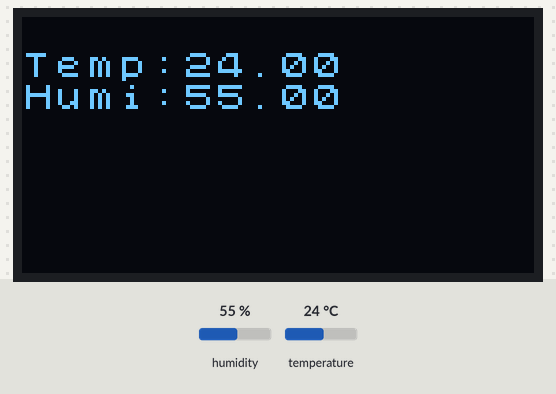
Recording of a sketch running on a simulated ESP32. On the bench: 128×64 one-colour display. The inputs (shaded band) are chosen by the test bench; at power-on: humidity 55 %, temperature 24 °C. What the sketch prints to the serial monitor is not drawn.

Above: at 2.2 s.
2.3 s: humidity set to 22 %
At 3.7 s:
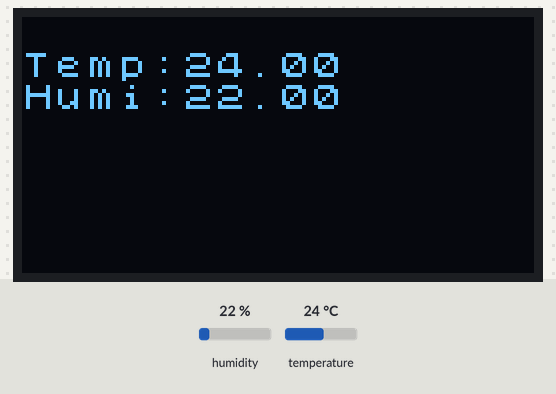
6.4 s: temperature set to 12 °C
At 7.9 s:
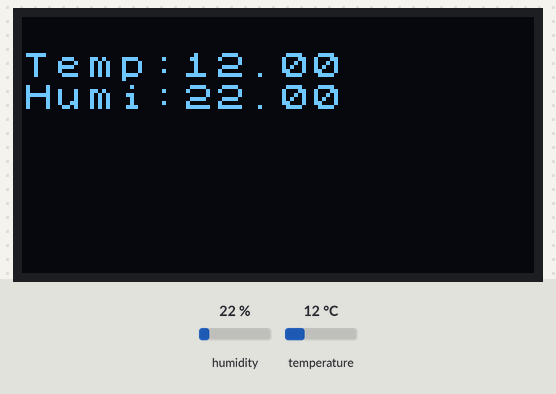
9.9 s: humidity set to 40 %
At 11.0 s:
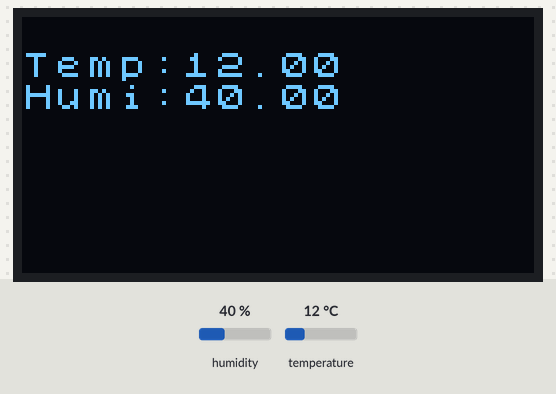
13.0 s: temperature set to 19 °C
Timing chart, 0 to 16.0 s (numbered marks = the images above; inputs shaded):
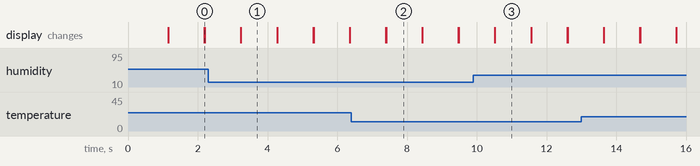

Measured:
- after the input at 2.3 s, the display: first differs from a run without the input after 0.94 s (image 1)
- after the input at 6.4 s, the display: first differs from a run without the input after 1.0 s (image 2)
- after the input at 9.9 s, the display: first differs from a run without the input after 0.62 s (image 3)
- what the display in image 1 shows lasts 1.1 s, from 3.2 s to 4.3 s

The sketch:

esp32.HT.freeRTOS.12.wifi.181111.ino
```cpp
// esp32.HT.freeRTOS.12
#include <WiFi.h>
#include "ThingSpeak.h"
#include <U8x8lib.h>
#include <Wire.h>
#include <SHT21.h>
SHT21 sht;

U8X8_SSD1306_128X64_NONAME_SW_I2C u8x8(15, 4, 16); // data, clock, reset

char ssid[] = "YotaPhoneAP";          //  your network SSID (name)
char pass[] = "tonbridge";   // your network passw
WiFiClient  client;

QueueHandle_t queue;
int queueSize = 128;
static int taskCore = 1;  // or 0

void sensorTask( void * pvParameters ){
    String taskMessage = "Task running on core ";
    taskMessage = taskMessage + xPortGetCoreID();
    float t,h;
    while(true){
        Serial.println(taskMessage);
        t=sht.getTemperature();
        h=sht.getHumidity();
         xQueueSend(queue, &t, portMAX_DELAY);
         xQueueSend(queue, &h, portMAX_DELAY);
        delay(1000);
    }
}

void setup() {
  Serial.begin(9600);
  Wire.begin();
  u8x8.begin();  // initialize OLED
  u8x8.setFont(u8x8_font_chroma48medium8_r);
  delay(1000);
    queue = xQueueCreate( queueSize, sizeof( int ) );
  Serial.print("Starting to create task on core ");
  Serial.println(taskCore);
  xTaskCreatePinnedToCore(
                    sensorTask,   /* Function to implement the task */
                    "sensorTask", /* Name of the task */
                    10000,      /* Stack size in words */
                    NULL,       /* Task input parameter */
                    0,          /* Priority of the task */
                    NULL,       /* Task handle. */
                    taskCore);  /* Core where the task should run */
  Serial.println("Task created...");
}

void loop() {
  float t,h;
  char dbuff[32];
  Serial.println("Starting main loop...");
  while (true){
    Serial.println("main on core 1");
    xQueueReceive(queue, &t, portMAX_DELAY);
    xQueueReceive(queue, &h, portMAX_DELAY);
    Serial.print("temp:");Serial.println(t);
    Serial.print("humi:");Serial.println(h);
    u8x8.clear();
    sprintf(dbuff,"Temp:%4.2f",t);
    u8x8.drawString(0,1,dbuff);
    sprintf(dbuff,"Humi:%4.2f",h);
    u8x8.drawString(0,2,dbuff);

    delay(1000);
    }
}
```
